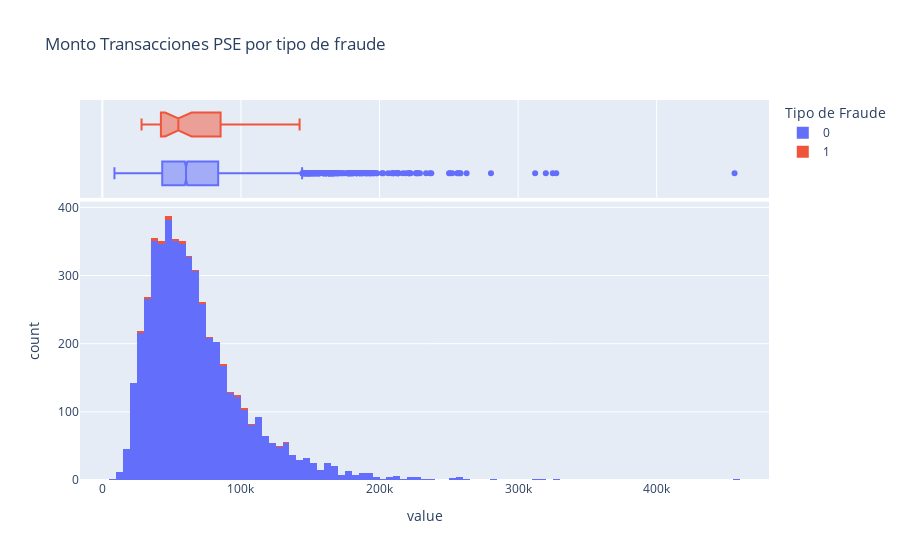

Write notebook code for a chart like this one.
### Markdown cell above
## Análsis Multivariado

### Code cell
## Transacciones por tipo de fraude
import plotly.express as px
fig = px.histogram(df.TransactionValue_PSE, color=df.target_fraud,
                   marginal="box", 
                   title='Monto Transacciones PSE por tipo de fraude',
                   labels={'TransactionValue_PSE': 'Valor de la Transacción', 'count': 'Cantidad de Transacciones', 'color': 'Tipo de Fraude'})
fig.show()

### Figure 1 — Plotly figure (JSON) as saved in the notebook; plotly's stock layout.template omitted (floating-point values rounded to 4 significant figures; data arrays with more than 128 entries replaced by an {"elided": "..."} marker saying what was removed)
{"data": [{"bingroup": "x", "hovertemplate": "Tipo de Fraude=0<br>value=%{x}<br>count=%{y}<extra></extra>", "legendgroup": "0", "marker": {"color": "#636efa", "pattern": {"shape": ""}}, "name": "0", "orientation": "v", "showlegend": true, "type": "histogram", "x": {"elided": "4950 float values"}, "xaxis": "x", "yaxis": "y"}, {"hovertemplate": "Tipo de Fraude=0<br>value=%{x}<extra></extra>", "legendgroup": "0", "marker": {"color": "#636efa"}, "name": "0", "notched": true, "showlegend": false, "type": "box", "x": {"elided": "4950 float values"}, "xaxis": "x2", "yaxis": "y2"}, {"bingroup": "x", "hovertemplate": "Tipo de Fraude=1<br>value=%{x}<br>count=%{y}<extra></extra>", "legendgroup": "1", "marker": {"color": "#EF553B", "pattern": {"shape": ""}}, "name": "1", "orientation": "v", "showlegend": true, "type": "histogram", "x": [105400.0, 57490.0, 71570.0, 50990.0, 40960.0, 28830.0, 39580.0, 43110.0, 32790.0, 133600.0, 52170.0, 94290.0, 98820.0, 45460.0, 47360.0, 29610.0, 67980.0, 47480.0, 42250.0, 31970.0, 28290.0, 36090.0, 54310.0, 53340.0, 48760.0, 95660.0, 42250.0, 103600.0, 129800.0, 56040.0, 33850.0, 85320.0, 45080.0, 62310.0, 75040.0, 46020.0, 60710.0, 43060.0, 55340.0, 39490.0, 35530.0, 100900.0, 113600.0, 55940.0, 88050.0, 142300.0, 86680.0, 72990.0, 59570.0, 74400.0], "xaxis": "x", "yaxis": "y"}, {"hovertemplate": "Tipo de Fraude=1<br>value=%{x}<extra></extra>", "legendgroup": "1", "marker": {"color": "#EF553B"}, "name": "1", "notched": true, "showlegend": false, "type": "box", "x": [105400.0, 57490.0, 71570.0, 50990.0, 40960.0, 28830.0, 39580.0, 43110.0, 32790.0, 133600.0, 52170.0, 94290.0, 98820.0, 45460.0, 47360.0, 29610.0, 67980.0, 47480.0, 42250.0, 31970.0, 28290.0, 36090.0, 54310.0, 53340.0, 48760.0, 95660.0, 42250.0, 103600.0, 129800.0, 56040.0, 33850.0, 85320.0, 45080.0, 62310.0, 75040.0, 46020.0, 60710.0, 43060.0, 55340.0, 39490.0, 35530.0, 100900.0, 113600.0, 55940.0, 88050.0, 142300.0, 86680.0, 72990.0, 59570.0, 74400.0], "xaxis": "x2", "yaxis": "y2"}], "layout": {"barmode": "relative", "legend": {"title": {"text": "Tipo de Fraude"}, "tracegroupgap": 0}, "title": {"text": "Monto Transacciones PSE por tipo de fraude"}, "xaxis": {"anchor": "y", "domain": [0, 1], "title": {"text": "value"}}, "xaxis2": {"anchor": "y2", "domain": [0, 1], "matches": "x", "showgrid": true, "showticklabels": false}, "yaxis": {"anchor": "x", "domain": [0, 0.7326], "title": {"text": "count"}}, "yaxis2": {"anchor": "x2", "domain": [0.7426, 1], "matches": "y2", "showgrid": false, "showline": false, "showticklabels": false, "ticks": ""}}}
